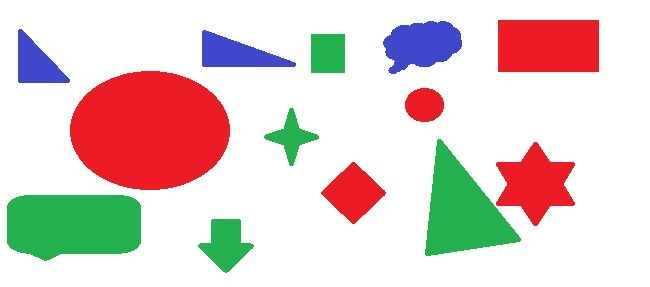
%> input picture Task 1/image_1.jpg, 650 x 287 px
$ octave task1.m   (GNU Octave 9; MATLAB toolbox functions it lacks are replaced by stand-ins)
%> lines starting %> are read from the running program, lines starting %| are printed output that depends on the picture; in (x1, y1, x2, y2) boxes, pixels count from 0 and x2, y2 are one past the last pixel; in counts of white or black regions, pixels touching at a corner belong together; the program's own positions count from 1
x=imread('image_1.jpg'); %Reading the Image
%> x is the input picture: size 287x650x3 uint8; mean R, G, B 223.8, 207.7, 203.9
x_gray = rgb2gray(x);
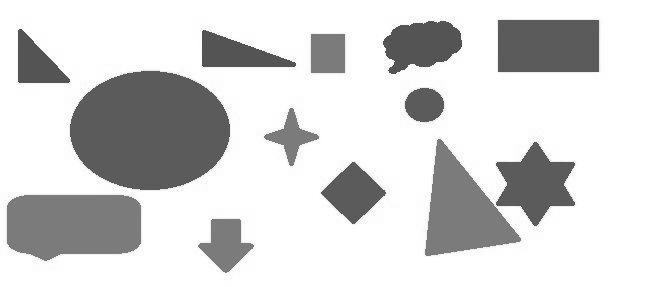
%> x_gray: size 287x650 uint8; min 61, max 255, mean 212.1

%%%%%%%%%%%%%%%%%%%%%%%%%%%%%%%%%%
%Splitting Image to different Channels

y_red=x(:,:,1);
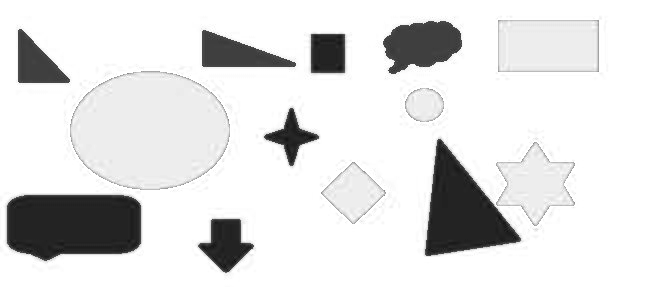
%> y_red: size 287x650 uint8; min 11, max 255, mean 223.8
y_green=x(:,:,2);
y_blue=x(:,:,3);
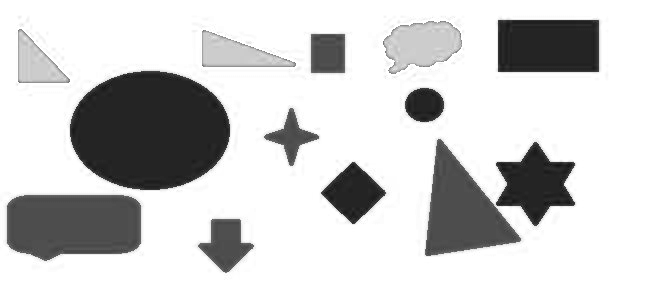
%> y_blue: size 287x650 uint8; min 14, max 255, mean 203.9

%%%%%%%%%%%%%%%%%%%%%%%%%%%%%%%%%%

red=imsubtract(y_red,x_gray);
red_binary=imbinarize(red);
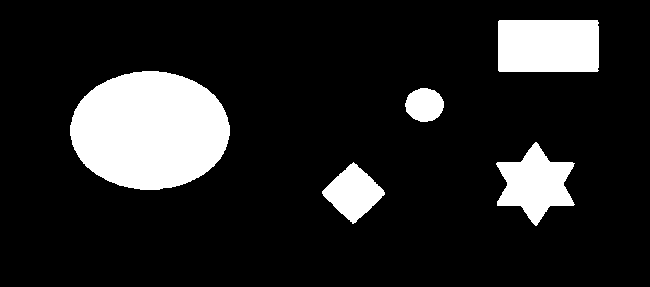
%> red_binary: size 287x650 logical; 14.4% white; 5 white regions
box_r=bwconncomp(red_binary);
%> box_r = 5 connected components
reg_r=regionprops(red_binary,'all');
%> reg_r = 5 regions; largest, box (x1, y1, x2, y2), Area, Centroid, MajorAxisLength, MinorAxisLength and Eccentricity: (70, 71, 230, 190) 14848 [150.5 131] 159.4 118.6 0.669, (498, 20, 599, 72) 5243 [549 46.5] 116.4 59.97 0.857, (496, 142, 575, 226) 3639 [536 184.5] 73.61 68.75 0.357, (322, 162, 385, 224) 2098 [354 193.5] 53.95 51.47 0.3

green=imsubtract(y_green,x_gray);
green_binary=imbinarize(green);
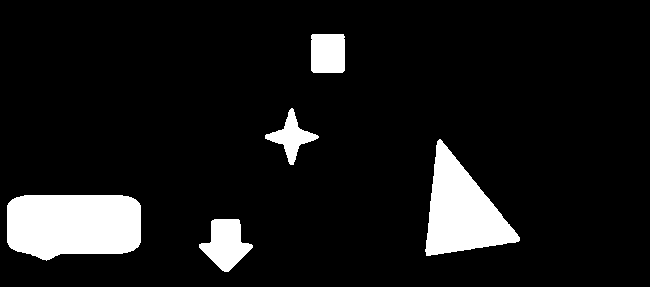
%> green_binary: size 287x650 logical; 9.4% white; 5 white regions
box_g=bwconncomp(green_binary);
%> box_g = 5 connected components
reg_g=regionprops(green_binary,'all');
%> reg_g = 5 regions; largest, box (x1, y1, x2, y2), Area, Centroid, MajorAxisLength, MinorAxisLength and Eccentricity: (7, 195, 141, 261) 7754 [74.1 225.4] 150.1 67.62 0.893, (425, 139, 520, 256) 5837 [462.3 211.6] 113.2 78.95 0.716, (199, 219, 253, 272) 1670 [226.4 244.6] 52.63 43.3 0.569, (311, 34, 345, 73) 1315 [328.5 54] 44.74 38.97 0.491

blue=imsubtract(y_blue,x_gray);
blue_binary=imbinarize(blue);
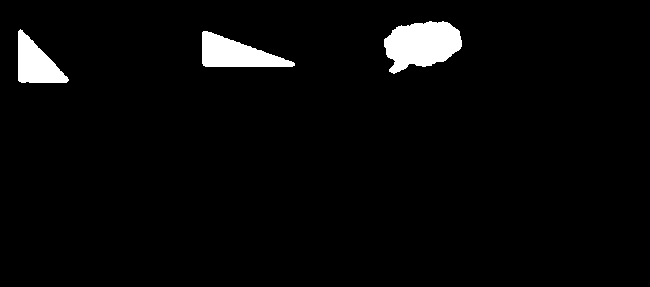
%> blue_binary: size 287x650 logical; 3.4% white; 3 white regions
box_b=bwconncomp(blue_binary);
%> box_b = 3 connected components
reg_b=regionprops(blue_binary,'all');
%> reg_b = 3 regions; box (x1, y1, x2, y2), Area, Centroid, MajorAxisLength, MinorAxisLength and Eccentricity: (384, 21, 462, 74) 2861 [422.5 45.1] 81.35 46.15 0.824, (202, 31, 295, 67) 1945 [236.7 54.8] 96.57 30.24 0.95, (18, 29, 69, 83) 1553 [36.8 64.3] 63.04 36.89 0.811

%%%%%%%%%%%%%%%%%%%%%%%%%%%%%%%%%%%
imshow(x);

% Counting how many that color objects are there
NumObjects_r=size(reg_r);
%> NumObjects_r = [5 1]
NumObjects_r=NumObjects_r(1);
%> NumObjects_r = 5

NumObjects_g=size(reg_g);
%> NumObjects_g = [5 1]
NumObjects_g=NumObjects_g(1);
%> NumObjects_g = 5

NumObjects_b=size(reg_b);
%> NumObjects_b = [3 1]
NumObjects_b=NumObjects_b(1);
%> NumObjects_b = 3

hold on

% Running Loops for the Number of the Color Object

for i=1:NumObjects_r
rectangle('Position',reg_r(i,1).BoundingBox,'EdgeColor','r');
plot(reg_r(i,1).Centroid(1), reg_r(i,1).Centroid(2), 'w*');
end
%> this loop made 5 passes

for i=1:NumObjects_g
rectangle('Position',reg_g(i,1).BoundingBox,'EdgeColor','g');
plot(reg_g(i,1).Centroid(1), reg_g(i,1).Centroid(2), 'w*');
end

for i=1:NumObjects_b
rectangle('Position',reg_b(i,1).BoundingBox,'EdgeColor','b');
plot(reg_b(i,1).Centroid(1), reg_b(i,1).Centroid(2), 'w*');
end
%> this loop made 3 passes
title('Dhruvraj Singh Rawat - 15UEC022 ');
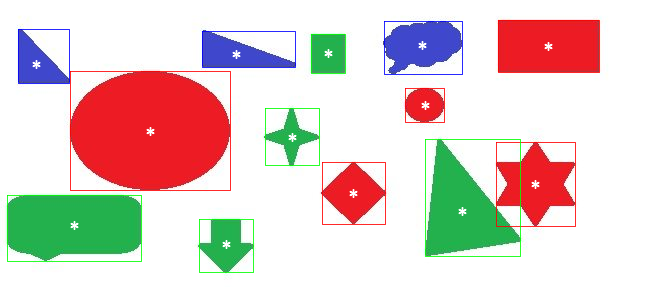
%> figure redrawn from the program's plot data; its title reads 'Dhruvraj Singh Rawat - 15UEC022'

hold off
